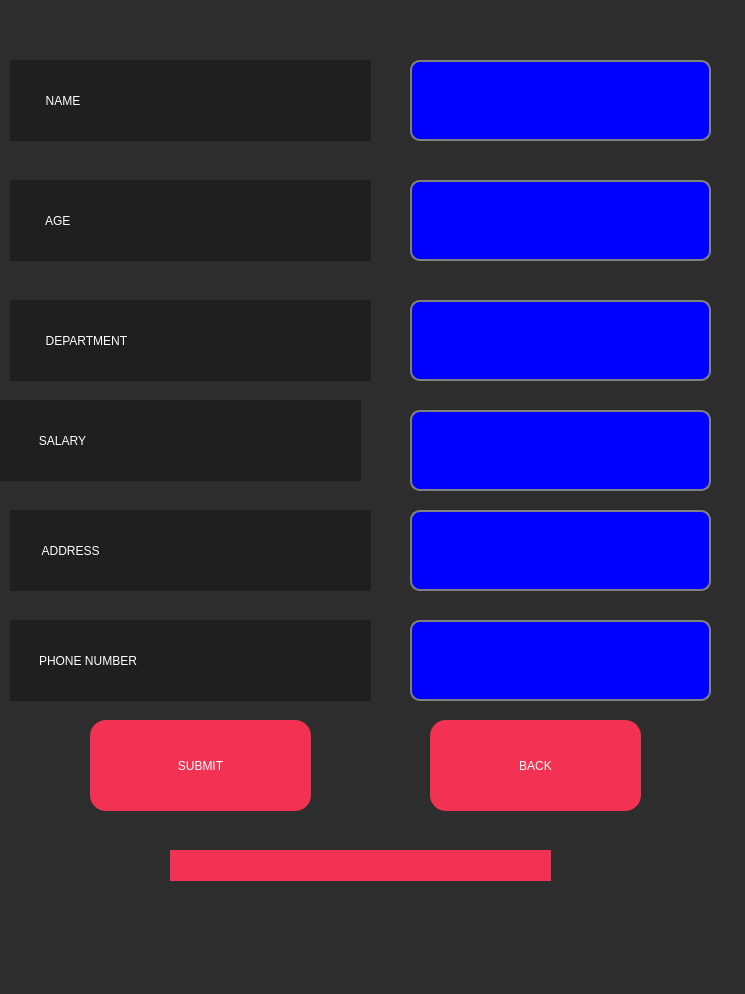
<?xml version="1.0" encoding="UTF-8"?>
<ui version="4.0">
 <class>SecDialog</class>
 <widget class="QDialog" name="SecDialog">
  <property name="geometry">
   <rect>
    <x>0</x>
    <y>0</y>
    <width>745</width>
    <height>994</height>
   </rect>
  </property>
  <property name="windowTitle">
   <string>Dialog</string>
  </property>
  <property name="styleSheet">
   <string notr="true">#SecDialog
{
	background:#2D2D2D;
}</string>
  </property>
  <widget class="QPushButton" name="SaveButton">
   <property name="geometry">
    <rect>
     <x>90</x>
     <y>720</y>
     <width>221</width>
     <height>91</height>
    </rect>
   </property>
   <property name="styleSheet">
    <string notr="true">#SaveButton
{
	border:none;
	background:#F33253;
	color:white;
	border-radius:16px;
}

#SaveButton:hover
{
	border:2px solid #F33253;
	background:#2D2D2D;
	color:#F33253;
	border-radius:16px;
}</string>
   </property>
   <property name="text">
    <string>SUBMIT</string>
   </property>
  </widget>
  <widget class="QLabel" name="label">
   <property name="geometry">
    <rect>
     <x>10</x>
     <y>60</y>
     <width>361</width>
     <height>81</height>
    </rect>
   </property>
   <property name="styleSheet">
    <string notr="true">#label
{
	text-align:left;
	padding-left:26px;
	border:none;	
	color:white;	
	background:#1F1F1F;
}
#label:hover
{
	text-align:left;
	padding-left:26px;
	border:none;	
	color:white;	
	background:#333;
}</string>
   </property>
   <property name="text">
    <string>  NAME</string>
   </property>
  </widget>
  <widget class="QLabel" name="label_2">
   <property name="geometry">
    <rect>
     <x>10</x>
     <y>180</y>
     <width>361</width>
     <height>81</height>
    </rect>
   </property>
   <property name="styleSheet">
    <string notr="true">#label_2
{
	text-align:left;
	padding-left:26px;
	border:none;	
	color:white;	
	background:#1F1F1F;
}
#label_2:hover
{
	text-align:left;
	padding-left:26px;
	border:none;	
	color:white;	
	background:#333;
}</string>
   </property>
   <property name="text">
    <string>  AGE</string>
   </property>
  </widget>
  <widget class="QLabel" name="label_3">
   <property name="geometry">
    <rect>
     <x>10</x>
     <y>300</y>
     <width>361</width>
     <height>81</height>
    </rect>
   </property>
   <property name="styleSheet">
    <string notr="true">#label_3
{
	text-align:left;
	padding-left:26px;
	border:none;	
	color:white;	
	background:#1F1F1F;
}
#label_3:hover
{
	text-align:left;
	padding-left:26px;
	border:none;	
	color:white;	
	background:#333;
}</string>
   </property>
   <property name="text">
    <string>  DEPARTMENT</string>
   </property>
  </widget>
  <widget class="QLabel" name="label_5">
   <property name="geometry">
    <rect>
     <x>0</x>
     <y>400</y>
     <width>361</width>
     <height>81</height>
    </rect>
   </property>
   <property name="styleSheet">
    <string notr="true">#label_5
{
	text-align:left;
	padding-left:26px;
	border:none;	
	color:white;	
	background:#1F1F1F;
}
#label_5:hover
{
	text-align:left;
	padding-left:26px;
	border:none;	
	color:white;	
	background:#333;
}</string>
   </property>
   <property name="text">
    <string>   SALARY</string>
   </property>
  </widget>
  <widget class="QLabel" name="label_7">
   <property name="geometry">
    <rect>
     <x>10</x>
     <y>510</y>
     <width>361</width>
     <height>81</height>
    </rect>
   </property>
   <property name="styleSheet">
    <string notr="true">#label_7
{
	text-align:left;
	padding-left:26px;
	border:none;	
	color:white;	
	background:#1F1F1F;
}
#label_7:hover
{
	text-align:left;
	padding-left:26px;
	border:none;	
	color:white;	
	background:#333;
}</string>
   </property>
   <property name="text">
    <string> ADDRESS</string>
   </property>
  </widget>
  <widget class="QLabel" name="label_8">
   <property name="geometry">
    <rect>
     <x>10</x>
     <y>620</y>
     <width>361</width>
     <height>81</height>
    </rect>
   </property>
   <property name="styleSheet">
    <string notr="true">#label_8
{
	text-align:left;
	padding-left:26px;
	border:none;	
	color:white;	
	background:#1F1F1F;
}
#label_8:hover
{
	text-align:left;
	padding-left:26px;
	border:none;	
	color:white;	
	background:#333;
}</string>
   </property>
   <property name="text">
    <string>PHONE NUMBER</string>
   </property>
  </widget>
  <widget class="QLineEdit" name="lineEdit_name">
   <property name="geometry">
    <rect>
     <x>410</x>
     <y>60</y>
     <width>301</width>
     <height>81</height>
    </rect>
   </property>
   <property name="styleSheet">
    <string notr="true"> QLineEdit {
     border: 2px solid gray;
     border-radius: 10px;
     padding: 0 8px;
     background: blue;
     selection-background-color: darkgray;
 }</string>
   </property>
  </widget>
  <widget class="QLineEdit" name="lineEdit_age">
   <property name="geometry">
    <rect>
     <x>410</x>
     <y>180</y>
     <width>301</width>
     <height>81</height>
    </rect>
   </property>
   <property name="styleSheet">
    <string notr="true"> QLineEdit {
     border: 2px solid gray;
     border-radius: 10px;
     padding: 0 8px;
     background: blue;
     selection-background-color: darkgray;
 }</string>
   </property>
  </widget>
  <widget class="QLineEdit" name="lineEdit_dep">
   <property name="geometry">
    <rect>
     <x>410</x>
     <y>300</y>
     <width>301</width>
     <height>81</height>
    </rect>
   </property>
   <property name="styleSheet">
    <string notr="true"> QLineEdit {
     border: 2px solid gray;
     border-radius: 10px;
     padding: 0 8px;
     background: blue;
     selection-background-color: darkgray;
 }</string>
   </property>
  </widget>
  <widget class="QLineEdit" name="lineEdit_salary">
   <property name="geometry">
    <rect>
     <x>410</x>
     <y>410</y>
     <width>301</width>
     <height>81</height>
    </rect>
   </property>
   <property name="styleSheet">
    <string notr="true"> QLineEdit {
     border: 2px solid gray;
     border-radius: 10px;
     padding: 0 8px;
     background: blue;
     selection-background-color: darkgray;
 }</string>
   </property>
  </widget>
  <widget class="QLineEdit" name="lineEdit_address">
   <property name="geometry">
    <rect>
     <x>410</x>
     <y>510</y>
     <width>301</width>
     <height>81</height>
    </rect>
   </property>
   <property name="styleSheet">
    <string notr="true"> QLineEdit {
     border: 2px solid gray;
     border-radius: 10px;
     padding: 0 8px;
     background: blue;
     selection-background-color: darkgray;
 }</string>
   </property>
  </widget>
  <widget class="QLineEdit" name="lineEdit_phone">
   <property name="geometry">
    <rect>
     <x>410</x>
     <y>620</y>
     <width>301</width>
     <height>81</height>
    </rect>
   </property>
   <property name="styleSheet">
    <string notr="true"> QLineEdit {
     border: 2px solid gray;
     border-radius: 10px;
     padding: 0 8px;
     background: blue;
     selection-background-color: darkgray;
 }</string>
   </property>
  </widget>
  <widget class="QPushButton" name="pushButton_2">
   <property name="geometry">
    <rect>
     <x>430</x>
     <y>720</y>
     <width>211</width>
     <height>91</height>
    </rect>
   </property>
   <property name="styleSheet">
    <string notr="true">#pushButton_2
{
	border:none;
	background:#F33253;
	color:white;
	border-radius:16px;
}

#pushButton_2:hover
{
	border:2px solid #F33253;
	background:#2D2D2D;
	color:#F33253;
	border-radius:16px;
}</string>
   </property>
   <property name="text">
    <string>BACK</string>
   </property>
  </widget>
  <widget class="QLabel" name="addconnection">
   <property name="geometry">
    <rect>
     <x>170</x>
     <y>850</y>
     <width>381</width>
     <height>31</height>
    </rect>
   </property>
   <property name="styleSheet">
    <string notr="true">#addconnection
{
	border:none;
	background:#F33253;
	color:white;
	border-radius:16px;
}

#addconnection:hover
{
	border:2px solid #F33253;
	background:#2D2D2D;
	color:#F33253;
	border-radius:16px;
}</string>
   </property>
   <property name="text">
    <string/>
   </property>
  </widget>
 </widget>
 <resources/>
 <connections/>
</ui>
